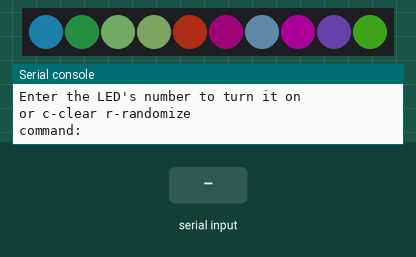
The program below on a simulated ESP32 board running MicroPython. Parts: 10 RGB LEDs in strip order, left to right, the last lines printed to the serial console. Inputs (shaded band) come from the test bench. Dim RGB values are drawn brighter than linear; random numbers come from a fixed seed.

Above: at 2.2 s.
2.3 s: "r" typed at the serial console, then Enter
At 3.9 s:
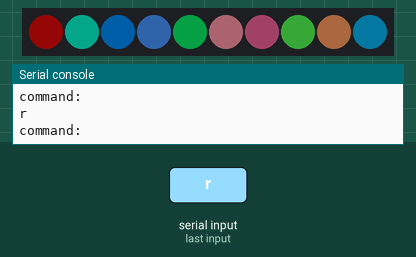
4.1 s: "c" typed at the serial console, then Enter
At 4.8 s:
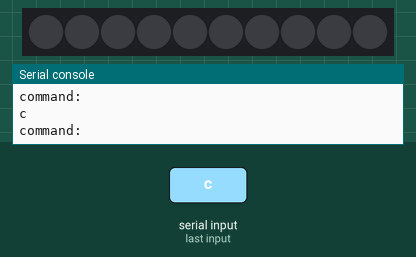
5.6 s: "5" typed at the serial console, then Enter
At 6.0 s:
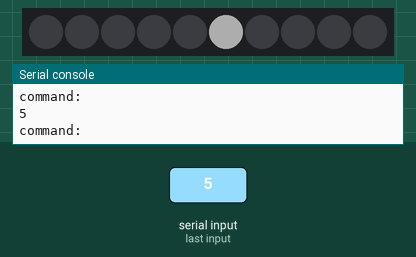
7.1 s: "r" typed at the serial console, then Enter
At 8.8 s:
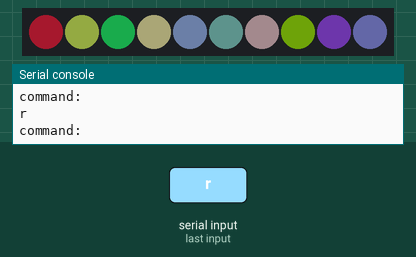
9.0 s: "r" typed at the serial console, then Enter
At 9.05 s:
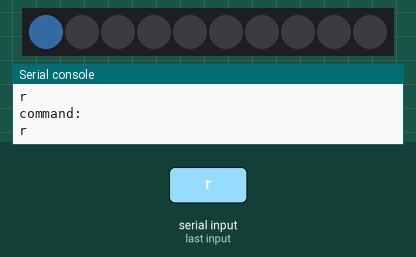
10.8 s: "r" typed at the serial console, then Enter
At 12.0 s:
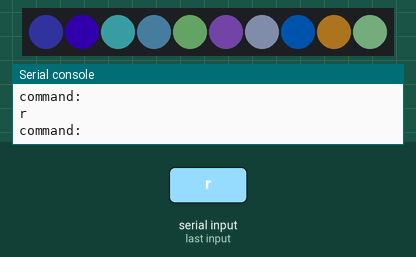
Timing chart, 0 to 13.6 s (numbered marks = the images above; inputs shaded):
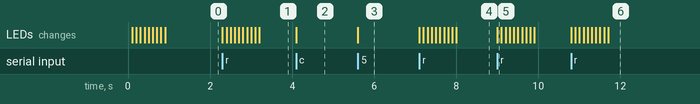

The program:

11_04_neopixel.py
```python
from time import sleep
from machine import Pin
from random import randint
from neopixel import NeoPixel

NUM_LEDS = 10

pixels = NeoPixel(Pin(5), NUM_LEDS)

def clear():
    pixels.fill((0, 0, 0))
    pixels.write()

def randomize():
    clear()
    for i in range(NUM_LEDS):
        pixels[i] = (randint(0, 50), randint(0, 50), randint(0, 50))
        pixels.write()
        sleep(0.1)

randomize()

print("Enter the LED's number to turn it on")
print("or c-clear r-randomize")
while True:
    led_str = input("command: ")
    if (led_str == 'c'):
        clear()
    elif (led_str == 'r'):
        randomize()
    else:
        led = int(led_str)
        pixels[led] = (50, 50, 50) # white
        pixels.write()
```

Measured:
- after the input at 2.3 s, the LEDs: first change at once (image 1 shows a later state)
- after the input at 4.1 s, the LEDs: change at once (image 2)
- after the input at 5.6 s, the LEDs: change at once (image 3)
- after the input at 7.1 s, the LEDs: first change at once (image 4 shows a later state)
- after the input at 9.0 s, the LEDs: change at once (image 5)
- after the input at 10.8 s, the LEDs: first change at once (image 6 shows a later state)
